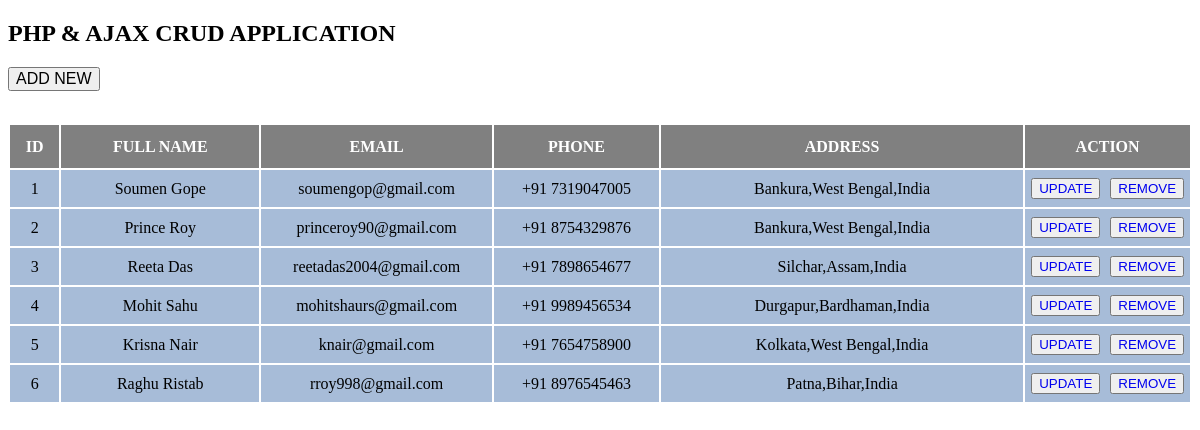
The page / on the database its author committed.
### tables this page shows
CREATE TABLE `crudStores` (
  `id` int(11) NOT NULL,
  `fullName` varchar(20) NOT NULL,
  `email` varchar(25) NOT NULL,
  `phone` varchar(15) NOT NULL,
  `addr` varchar(50) NOT NULL
);

### index.php (the view, shortened to what this page needs)
<!DOCTYPE html>
<html lang="en">
<head>
</head>
<body>
    <?php include_once('conn.php') ?>
    <h2>PHP & AJAX CRUD APPLICATION</h2>
    <div id="client">
        <button><a href="newEntry.php">ADD NEW</a></button>
    </div>
    <div id="main_crud">
    <table>
        <tr id="hdr">
            <th width="3%">ID</th>
            <th width="12%">FULL NAME</th>
            <th width="13%">EMAIL</th>
            <th width="10%">PHONE</th>
            <th width="22%">ADDRESS</th>
            <th width="10%">ACTION</th>
        </tr>
        <?php
            $sql = "SELECT * FROM crudStores LIMIT 10";
            $result = mysqli_query($conn,$sql);
            if (mysqli_num_rows($result) > 0) {
                $id = 1;
                while($row=mysqli_fetch_assoc($result)){
                    echo '<tr id="contnt">';
                        echo '<td>';echo $id;echo'</td>';
                        $id = $id+1;
                        echo '<td>'; echo $row["fullName"]; echo'</td>';
                        echo '<td>'; echo $row["email"]; echo '</td>';
                        echo '<td>'; echo $row["phone"]; echo'</td>';
                        echo '<td>';echo $row["addr"]; echo'</td>';
                        echo '<td>';
                           echo '<button id="update"><a href="updateUser.php?id=';echo $row['id'];echo '">UPDATE</a></button>';
                           echo '<button id="remove"><a href="remove.php?id=';echo $row['id'];echo '">REMOVE</a></button>';
                }
            }else{
                echo 'No result found';
            }
        ?>
    </table>
    </div>
</body>
</html>

### index.php (style rules this page uses)
#client { padding-bottom:2rem; }
#client a { text-decoration:none;font-size:1rem;color:black; }
#hdr { width:90%;background:gray;color:white; }
#hdr th { padding-top:0.8rem; padding-bottom:0.8rem; }
#contnt { text-align:center;background:rgb(167, 188, 216); }
#contnt td { padding-top:0.5rem;padding-bottom:0.5rem; }
#remove { margin-left:10px; }
button a { text-decoration:none; }

### rows shown on the page
crudstores: fullName "Soumen Gope", email "soumengop@gmail.com", phone "+91 7319047005", addr "Bankura,West Bengal,India"
crudstores: fullName "Prince Roy", email "princeroy90@gmail.com", phone "+91 8754329876", addr "Bankura,West Bengal,India"
crudstores: fullName "Reeta Das", email "reetadas2004@gmail.com", phone "+91 7898654677", addr "Silchar,Assam,India"
crudstores: fullName "Mohit Sahu", email "mohitshaurs@gmail.com", phone "+91 9989456534", addr "Durgapur,Bardhaman,India"
crudstores: fullName "Krisna Nair", email "knair@gmail.com", phone "+91 7654758900", addr "Kolkata,West Bengal,India"
crudstores: fullName "Raghu Ristab", email "rroy998@gmail.com", phone "+91 8976545463", addr "Patna,Bihar,India"
